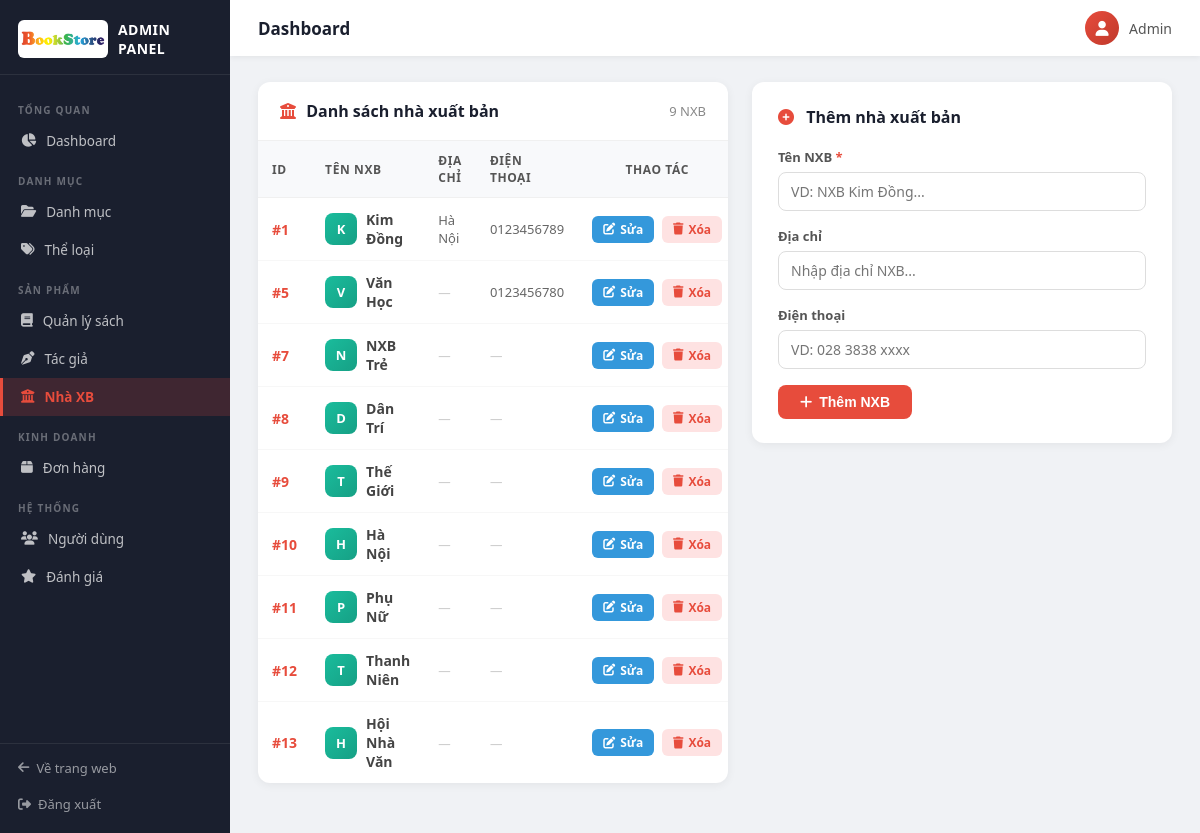
Page /index.php?controller=AdminNxb&action=index (signed in) on the committed database.
### tables this page shows
CREATE TABLE `nhaxuatban` (
  `IDNXB` int(11) NOT NULL,
  `TenNXB` varchar(150) NOT NULL,
  `DiaChi` varchar(255) DEFAULT NULL,
  `DienThoai` varchar(15) DEFAULT NULL
);

### controller/AdminNxb.php (called while the page is built, shortened)
<?php
require_once "model/ModelAdmin.php";
class AdminNxb {
    private $model;
    public function __construct() {
        $this->model = new ModelAdmin();
    }
    public function index() {
        $nxbs     = $this->model->getAllNXB();
        require_once "view/admin/nxb/index.php";
    }
}

### view/admin/route.php (called while the page is built, shortened)
<?php
switch ($controller) {
    case 'AdminNxb':
        $controller = new AdminNxb();
        break;
}
$controller->{$action}();

### config/db.php (called while the page is built, shortened)
<?php
class connect {
    public $db = null;
    public function __construct()
    {
        $this->db = new PDO("mysql:host=localhost;dbname=bansach", "root", "", [
            PDO::MYSQL_ATTR_INIT_COMMAND => "SET NAMES UTF8"
        ]);
    }
    public function getList($sql) {
        return $this->db->query($sql);
    }
}

### model/ModelAdmin.php (called while the page is built, shortened)
<?php
class ModelAdmin extends MasterModel {
    public function getAllNXB() {
        return $GLOBALS["connect"]->getList("SELECT * FROM nhaxuatban ORDER BY IDNXB ASC")->fetchAll();
    }
}

### view/admin/nxb/index.php (the view, shortened to what this page needs)
<div style="display:grid; grid-template-columns:1fr 420px; gap:24px; align-items:start;">
    <div class="admin-table-wrap">
        <div class="admin-table-header">
            <h3><i class="fa-solid fa-building-columns" style="color:#e74c3c;margin-right:6px;"></i> Danh sách nhà xuất bản</h3>
            <span style="font-size:13px; color:#888;"><?php echo count($nxbs); ?> NXB</span>
        </div>
        <table class="admin-tbl">
            <thead>
                <tr>
                    <th style="width:60px;">ID</th>
                    <th>Tên NXB</th>
                    <th>Địa chỉ</th>
                    <th>Điện thoại</th>
                    <th style="width:130px; text-align:center;">Thao tác</th>
                </tr>
            </thead>
            <tbody>
                <?php if (empty($nxbs)): ?>
                    <tr>
                        <td colspan="5" style="text-align:center; padding:30px; color:#aaa;">
                            Chưa có nhà xuất bản nào.
                        </td>
                    </tr>
                <?php else: ?>
                    <?php foreach ($nxbs as $nxb): ?>
                    <tr>
                        <td><span style="color:#e74c3c; font-weight:700;">#<?php echo (int)$nxb['IDNXB']; ?></span></td>
                        <td>
                            <div style="display:flex; align-items:center; gap:9px;">
                                <div style="width:32px; height:32px; border-radius:8px; background:linear-gradient(135deg,#1abc9c,#16a085); display:flex; align-items:center; justify-content:center; color:#fff; font-size:13px; font-weight:700; flex-shrink:0;">
                                    <?php echo mb_strtoupper(mb_substr($nxb['TenNXB'], 0, 1)); ?>
                                </div>
                                <span style="font-weight:600;"><?php echo htmlspecialchars($nxb['TenNXB']); ?></span>
                            </div>
                        </td>
                        <td style="font-size:13px; color:#666;">
                            <?php echo !empty($nxb['DiaChi']) ? htmlspecialchars($nxb['DiaChi']) : '<em style="color:#ccc;">—</em>'; ?>
                        </td>
                        <td style="font-size:13px; color:#666;">
                            <?php echo !empty($nxb['DienThoai']) ? htmlspecialchars($nxb['DienThoai']) : '<em style="color:#ccc;">—</em>'; ?>
                        </td>
                        <td style="text-align:center; white-space:nowrap;">
                            <a href="index.php?controller=AdminNxb&action=index&edit=<?php echo (int)$nxb['IDNXB']; ?>"
                               class="btn-edit"><i class="fa-solid fa-pen-to-square"></i> Sửa</a>
                            <a href="index.php?controller=AdminNxb&action=delete&param=<?php echo (int)$nxb['IDNXB']; ?>"
                               class="btn-delete"
                               onclick="return confirm('Xóa nhà xuất bản này?')">
                                <i class="fa-solid fa-trash"></i> Xóa
                            </a>
                        </td>
                    </tr>
                    <?php endforeach; ?>
                <?php endif; ?>
            </tbody>
        </table>
    </div>
    <div class="admin-form-wrap" style="margin-bottom:0;">
        <h3><i class="fa-solid fa-plus-circle" style="color:#e74c3c; margin-right:8px;"></i> Thêm nhà xuất bản</h3>
        <form method="POST" action="index.php?controller=AdminNxb&action=store">
            <div class="form-row">
                <label>Tên NXB <span style="color:#e74c3c;">*</span></label>
                <input type="text" name="tennxb" required placeholder="VD: NXB Kim Đồng...">
            </div>
            <div class="form-row">
                <label>Địa chỉ</label>
                <input type="text" name="diachi" placeholder="Nhập địa chỉ NXB...">
            </div>
            <div class="form-row">
                <label>Điện thoại</label>
                <input type="text" name="dienthoai" placeholder="VD: 028 3838 xxxx">
            </div>
            <button type="submit" class="btn-submit" style="padding:9px 22px;">
                <i class="fa-solid fa-plus"></i> Thêm NXB
            </button>
        </form>
    </div>
</div>

### public/backend/css/adminstyle.css (style rules this page uses)
*, *::before, *::after { box-sizing: border-box; margin: 0; padding: 0; }
body { font-family: 'Segoe UI', Arial, sans-serif; background: #f0f2f5; color: #333; display: flex; min-height: 100vh; }
.admin-table-wrap { background: #fff; border-radius: 12px; box-shadow: 0 2px 10px rgba(0,0,0,0.06); margin-bottom: 24px; overflow: hidden; }
.admin-table-header { display: flex; align-items: center; justify-content: space-between; padding: 18px 22px; border-bottom: 1px solid #f0f0f0; }
.admin-table-header h3 { font-size: 16px; font-weight: 700; color: #1a1f2e; margin: 0; }
.admin-tbl { width: 100%; border-collapse: collapse; font-size: 14px; }
.admin-tbl thead th { background: #f8f9fb; color: #555; font-size: 12px; font-weight: 700; text-transform: uppercase; letter-spacing: 0.6px; padding: 11px 14px; text-align: left; border-bottom: 1px solid #f0f0f0; }
.admin-tbl tbody td { padding: 12px 14px; border-bottom: 1px solid #f7f7f7; color: #444; vertical-align: middle; }
.admin-tbl tbody tr:last-child td { border-bottom: none; }
.btn-edit { display: inline-flex; align-items: center; gap: 5px; background: #3498db; color: #fff; padding: 5px 11px; border-radius: 6px; font-size: 12px; font-weight: 600; text-decoration: none; transition: background 0.2s; margin-right: 4px; }
.btn-delete { display: inline-flex; align-items: center; gap: 5px; background: #fee2e2; color: #e74c3c; padding: 5px 11px; border-radius: 6px; font-size: 12px; font-weight: 600; text-decoration: none; transition: background 0.2s; }
.btn-submit { display: inline-flex; align-items: center; gap: 7px; background: #e74c3c; color: #fff; border: none; padding: 10px 22px; border-radius: 8px; font-size: 14px; font-weight: 600; cursor: pointer; transition: background 0.2s, transform 0.15s; }
.admin-form-wrap { background: #fff; border-radius: 12px; box-shadow: 0 2px 10px rgba(0,0,0,0.06); padding: 24px 26px; margin-bottom: 24px; }
.admin-form-wrap h3 { font-size: 16px; font-weight: 700; color: #1a1f2e; margin-bottom: 20px; }
.form-row { display: flex; flex-direction: column; margin-bottom: 16px; }
.form-row label { font-size: 13px; font-weight: 600; color: #555; margin-bottom: 6px; }
.form-row input[type="text"], .form-row input[type="number"], .form-row input[type="email"], .form-row input[type="file"], .form-row select, .form-row textarea { padding: 9px 12px; border: 1px solid #ddd; border-radius: 8px; font-size: 14px; color: #333; transition: border-color 0.2s, box-shadow 0.2s; font-family: inherit; width: 100%; }

### rows in the picture
nhaxuatban: IDNXB "1", TenNXB "K", TenNXB "Kim Đồng", DiaChi "Hà Nội", DienThoai "0123456789"
nhaxuatban: IDNXB "5", TenNXB "V", TenNXB "Văn Học", DienThoai "0123456780"
nhaxuatban: IDNXB "7", TenNXB "N", TenNXB "NXB Trẻ"
nhaxuatban: IDNXB "8", TenNXB "D", TenNXB "Dân Trí"
nhaxuatban: IDNXB "9", TenNXB "T", TenNXB "Thế Giới"
nhaxuatban: IDNXB "10", TenNXB "H", TenNXB "Hà Nội"
nhaxuatban: IDNXB "11", TenNXB "P", TenNXB "Phụ Nữ"
nhaxuatban: IDNXB "12", TenNXB "T", TenNXB "Thanh Niên"
nhaxuatban: IDNXB "13", TenNXB "H", TenNXB "Hội Nhà Văn"

### other values in the picture
$_SESSION['HoTen'] "Admin"
count($nxbs) "9"
